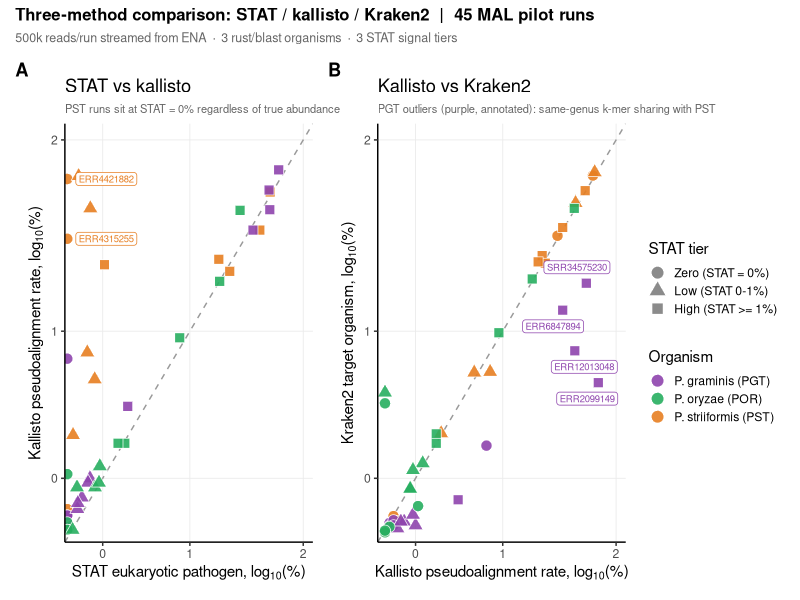
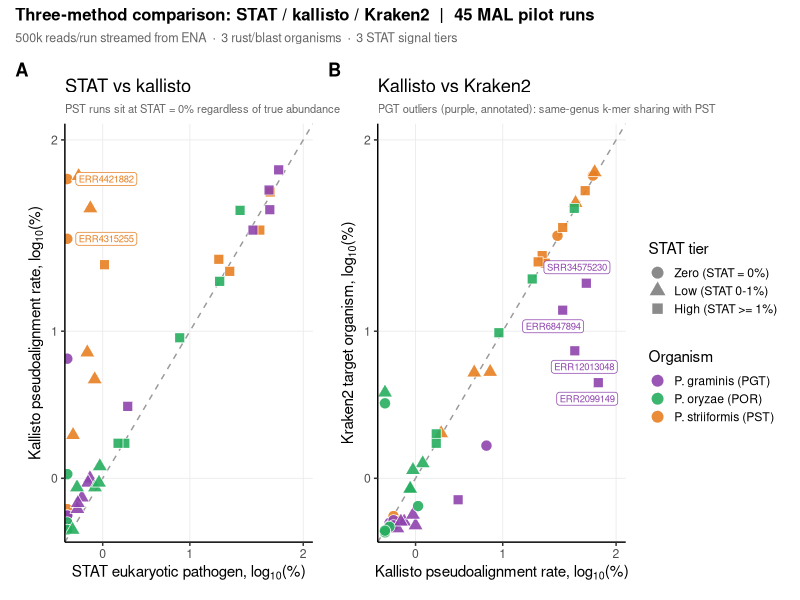

Generate these figures, in order, with R:
#!/usr/bin/env Rscript
# Kraken2 pilot: three-way comparison STAT / kallisto / Kraken2
# Panel A: STAT euk_pct vs Kraken2  — shows the STAT blind spot
# Panel B: kallisto vs Kraken2      — validates Kraken2 against kallisto
# Run from crypt/: Rscript kraken/stat_comparison_pilot/figure_kraken.R

library(ggplot2)
library(dplyr)
library(ggrepel)
library(patchwork)

dat <- read.delim("kraken/stat_comparison_pilot/kraken_results.tsv", stringsAsFactors = FALSE) |>
  mutate(
    # total classified by Kraken2 (any of the 3 target organisms)
    # PGT reads cross-classify to PST (same-genus k-mer sharing), so
    # pct_classified is more appropriate than the organism-specific column
    kraken_pct = pct_classified,
    organism = case_when(
      grepl("striiformis", organism) ~ "P. striiformis (PST)",
      grepl("graminis",    organism) ~ "P. graminis (PGT)",
      grepl("oryzae",      organism) ~ "P. oryzae (POR)"
    ),
    tier = factor(tier, levels = c("zero", "low", "high"),
                  labels = c("Zero (STAT = 0%)", "Low (STAT 0-1%)", "High (STAT >= 1%)")),
    # label the two extreme PST blind-spot runs in panel A
    label_a = ifelse(organism == "P. striiformis (PST)" &
                       tier == "Zero (STAT = 0%)" & kraken_pct > 20, Run, NA),
    # label PGT high-tier in panel B (ref quality outliers)
    label_b = ifelse(organism == "P. graminis (PGT)" &
                       tier == "High (STAT >= 1%)" & kallisto_pct > 10, Run, NA)
  )

org_colours <- c(
  "P. striiformis (PST)" = "#e67e22",
  "P. graminis (PGT)"    = "#8e44ad",
  "P. oryzae (POR)"      = "#27ae60"
)

tier_shapes <- c(
  "Zero (STAT = 0%)"  = 21,
  "Low (STAT 0-1%)"   = 24,
  "High (STAT >= 1%)" = 22
)

log_scale <- list(
  scale_x_continuous(trans   = scales::log1p_trans(),
                     limits  = c(0, 110),
                     breaks  = c(1, 10, 100),
                     labels  = c("0", "1", "2"),
                     expand  = expansion(mult = c(0.01, 0.03))),
  scale_y_continuous(trans   = scales::log1p_trans(),
                     limits  = c(0, 110),
                     breaks  = c(1, 10, 100),
                     labels  = c("0", "1", "2"),
                     expand  = expansion(mult = c(0.01, 0.03))),
  coord_cartesian(xlim = c(0, 105), ylim = c(0, 105))
)

base_theme <- list(
  scale_fill_manual(values = org_colours, name = "Organism"),
  scale_shape_manual(values = tier_shapes, name = "STAT tier"),
  guides(fill  = guide_legend(override.aes = list(shape = 21, size = 4)),
         shape = guide_legend(override.aes = list(fill  = "grey50", size = 4))),
  theme_classic(base_size = 11),
  theme(
    legend.position  = "right",
    legend.key.size  = unit(0.9, "lines"),
    plot.subtitle    = element_text(size = 8, colour = "grey40"),
    plot.tag         = element_text(face = "bold"),
    panel.grid.major = element_line(colour = "grey92", linewidth = 0.3)
  )
)

# ── Panel A: STAT vs kallisto ─────────────────────────────────────────────────

pA <- ggplot(dat, aes(x = euk_pct, y = kallisto_pct,
                      fill = organism, shape = tier)) +
  geom_abline(slope = 1, intercept = 0, linetype = "dashed",
              colour = "grey60", linewidth = 0.5) +
  geom_point(size = 3.5, colour = "white", stroke = 0.4, alpha = 0.9) +
  geom_label_repel(aes(label = label_a), fill = "white", size = 2.4,
                   colour = "#e67e22", label.padding = 0.15,
                   box.padding = 0.4, max.overlaps = 20,
                   na.rm = TRUE, show.legend = FALSE) +
  log_scale +
  base_theme +
  labs(
    tag   = "A",
    x     = expression("STAT eukaryotic pathogen, log"[10] * "(%)"),
    y     = expression("Kallisto pseudoalignment rate, log"[10] * "(%)"),
    title = "STAT vs kallisto",
    subtitle = "PST runs sit at STAT = 0% regardless of true abundance"
  )

# ── Panel B: kallisto vs Kraken2 ─────────────────────────────────────────────

pB <- ggplot(dat, aes(x = kallisto_pct, y = kraken_pct,
                      fill = organism, shape = tier)) +
  geom_abline(slope = 1, intercept = 0, linetype = "dashed",
              colour = "grey60", linewidth = 0.5) +
  geom_point(size = 3.5, colour = "white", stroke = 0.4, alpha = 0.9) +
  geom_label_repel(aes(label = label_b), fill = "white", size = 2.4,
                   colour = "#8e44ad", label.padding = 0.15,
                   box.padding = 0.4, max.overlaps = 20,
                   na.rm = TRUE, show.legend = FALSE) +
  log_scale +
  base_theme +
  labs(
    tag   = "B",
    x     = expression("Kallisto pseudoalignment rate, log"[10] * "(%)"),
    y     = expression("Kraken2 target organism, log"[10] * "(%)"),
    title = "Kallisto vs Kraken2",
    subtitle = "PGT outliers (purple, annotated): same-genus k-mer sharing with PST"
  )

# ── Combine ───────────────────────────────────────────────────────────────────

combined <- pA + pB +
  plot_layout(guides = "collect") +
  plot_annotation(
    title    = "Three-method comparison: STAT / kallisto / Kraken2  |  45 MAL pilot runs",
    subtitle = "500k reads/run streamed from ENA  ·  3 rust/blast organisms  ·  3 STAT signal tiers",
    theme    = theme(
      plot.title    = element_text(size = 12, face = "bold"),
      plot.subtitle = element_text(size = 9,  colour = "grey40")
    )
  )

ggsave("kraken/stat_comparison_pilot/figure_kraken.pdf", combined, width = 12, height = 5)
ggsave("kraken/stat_comparison_pilot/figure_kraken.png", combined, width = 12, height = 5, dpi = 200)
cat("Written: kraken/stat_comparison_pilot/figure_kraken.pdf/.png\n")
